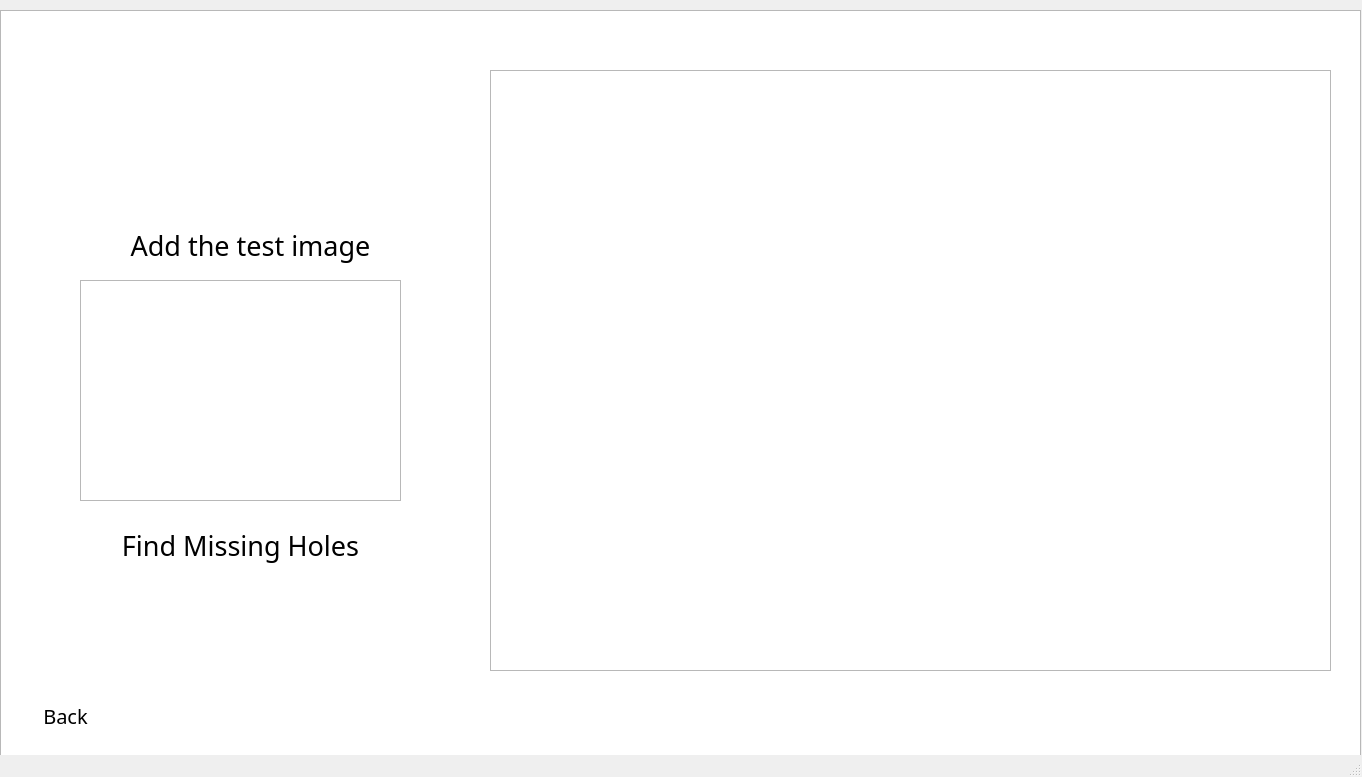
<?xml version="1.0" encoding="UTF-8"?>
<ui version="4.0">
 <class>MainWindow</class>
 <widget class="QMainWindow" name="MainWindow">
  <property name="geometry">
   <rect>
    <x>0</x>
    <y>0</y>
    <width>1362</width>
    <height>777</height>
   </rect>
  </property>
  <property name="sizePolicy">
   <sizepolicy hsizetype="Fixed" vsizetype="Fixed">
    <horstretch>0</horstretch>
    <verstretch>0</verstretch>
   </sizepolicy>
  </property>
  <property name="acceptDrops">
   <bool>true</bool>
  </property>
  <property name="windowTitle">
   <string>MainWindow</string>
  </property>
  <widget class="QWidget" name="centralwidget">
   <widget class="QGraphicsView" name="graphicsView_2">
    <property name="geometry">
     <rect>
      <x>0</x>
      <y>10</y>
      <width>1361</width>
      <height>831</height>
     </rect>
    </property>
    <property name="autoFillBackground">
     <bool>true</bool>
    </property>
    <property name="styleSheet">
     <string notr="true">border-image: url(&quot;images/background.png&quot;) 0 0 0 0 stretch stretch;</string>
    </property>
   </widget>
   <widget class="QPushButton" name="button_test">
    <property name="geometry">
     <rect>
      <x>-20</x>
      <y>210</y>
      <width>541</width>
      <height>71</height>
     </rect>
    </property>
    <property name="sizePolicy">
     <sizepolicy hsizetype="Minimum" vsizetype="Preferred">
      <horstretch>0</horstretch>
      <verstretch>0</verstretch>
     </sizepolicy>
    </property>
    <property name="font">
     <font>
      <family>RomanD</family>
      <pointsize>20</pointsize>
      <weight>50</weight>
      <italic>false</italic>
      <bold>false</bold>
     </font>
    </property>
    <property name="mouseTracking">
     <bool>true</bool>
    </property>
    <property name="focusPolicy">
     <enum>Qt::StrongFocus</enum>
    </property>
    <property name="acceptDrops">
     <bool>true</bool>
    </property>
    <property name="layoutDirection">
     <enum>Qt::RightToLeft</enum>
    </property>
    <property name="autoFillBackground">
     <bool>false</bool>
    </property>
    <property name="styleSheet">
     <string notr="true">
font: 20pt &quot;RomanD&quot;; background: transparent</string>
    </property>
    <property name="text">
     <string>Add the test image</string>
    </property>
    <property name="autoDefault">
     <bool>true</bool>
    </property>
    <property name="default">
     <bool>true</bool>
    </property>
    <property name="flat">
     <bool>true</bool>
    </property>
   </widget>
   <widget class="QGraphicsView" name="graphics_defects">
    <property name="geometry">
     <rect>
      <x>490</x>
      <y>70</y>
      <width>841</width>
      <height>601</height>
     </rect>
    </property>
   </widget>
   <widget class="QPushButton" name="button_detect">
    <property name="geometry">
     <rect>
      <x>40</x>
      <y>510</y>
      <width>401</width>
      <height>71</height>
     </rect>
    </property>
    <property name="sizePolicy">
     <sizepolicy hsizetype="Minimum" vsizetype="Preferred">
      <horstretch>0</horstretch>
      <verstretch>0</verstretch>
     </sizepolicy>
    </property>
    <property name="font">
     <font>
      <family>RomanD</family>
      <pointsize>20</pointsize>
      <weight>50</weight>
      <italic>false</italic>
      <bold>false</bold>
     </font>
    </property>
    <property name="mouseTracking">
     <bool>true</bool>
    </property>
    <property name="focusPolicy">
     <enum>Qt::StrongFocus</enum>
    </property>
    <property name="acceptDrops">
     <bool>true</bool>
    </property>
    <property name="layoutDirection">
     <enum>Qt::RightToLeft</enum>
    </property>
    <property name="autoFillBackground">
     <bool>false</bool>
    </property>
    <property name="styleSheet">
     <string notr="true">
font: 20pt &quot;RomanD&quot;; background: transparent</string>
    </property>
    <property name="text">
     <string>Find Missing Holes</string>
    </property>
    <property name="autoDefault">
     <bool>true</bool>
    </property>
    <property name="default">
     <bool>true</bool>
    </property>
    <property name="flat">
     <bool>true</bool>
    </property>
   </widget>
   <widget class="QPushButton" name="button_back">
    <property name="geometry">
     <rect>
      <x>10</x>
      <y>690</y>
      <width>111</width>
      <height>51</height>
     </rect>
    </property>
    <property name="sizePolicy">
     <sizepolicy hsizetype="Minimum" vsizetype="Preferred">
      <horstretch>0</horstretch>
      <verstretch>0</verstretch>
     </sizepolicy>
    </property>
    <property name="font">
     <font>
      <family>RomanD</family>
      <pointsize>15</pointsize>
      <weight>50</weight>
      <italic>false</italic>
      <bold>false</bold>
     </font>
    </property>
    <property name="mouseTracking">
     <bool>true</bool>
    </property>
    <property name="focusPolicy">
     <enum>Qt::StrongFocus</enum>
    </property>
    <property name="acceptDrops">
     <bool>true</bool>
    </property>
    <property name="layoutDirection">
     <enum>Qt::RightToLeft</enum>
    </property>
    <property name="autoFillBackground">
     <bool>false</bool>
    </property>
    <property name="styleSheet">
     <string notr="true">
font: 15pt &quot;RomanD&quot;; background: transparent</string>
    </property>
    <property name="text">
     <string>Back</string>
    </property>
    <property name="autoDefault">
     <bool>true</bool>
    </property>
    <property name="default">
     <bool>true</bool>
    </property>
    <property name="flat">
     <bool>true</bool>
    </property>
   </widget>
   <widget class="QGraphicsView" name="graphics_test">
    <property name="geometry">
     <rect>
      <x>80</x>
      <y>280</y>
      <width>321</width>
      <height>221</height>
     </rect>
    </property>
   </widget>
  </widget>
  <widget class="QMenuBar" name="menubar">
   <property name="geometry">
    <rect>
     <x>0</x>
     <y>0</y>
     <width>1362</width>
     <height>26</height>
    </rect>
   </property>
  </widget>
  <widget class="QStatusBar" name="statusbar"/>
 </widget>
 <resources/>
 <connections/>
</ui>
